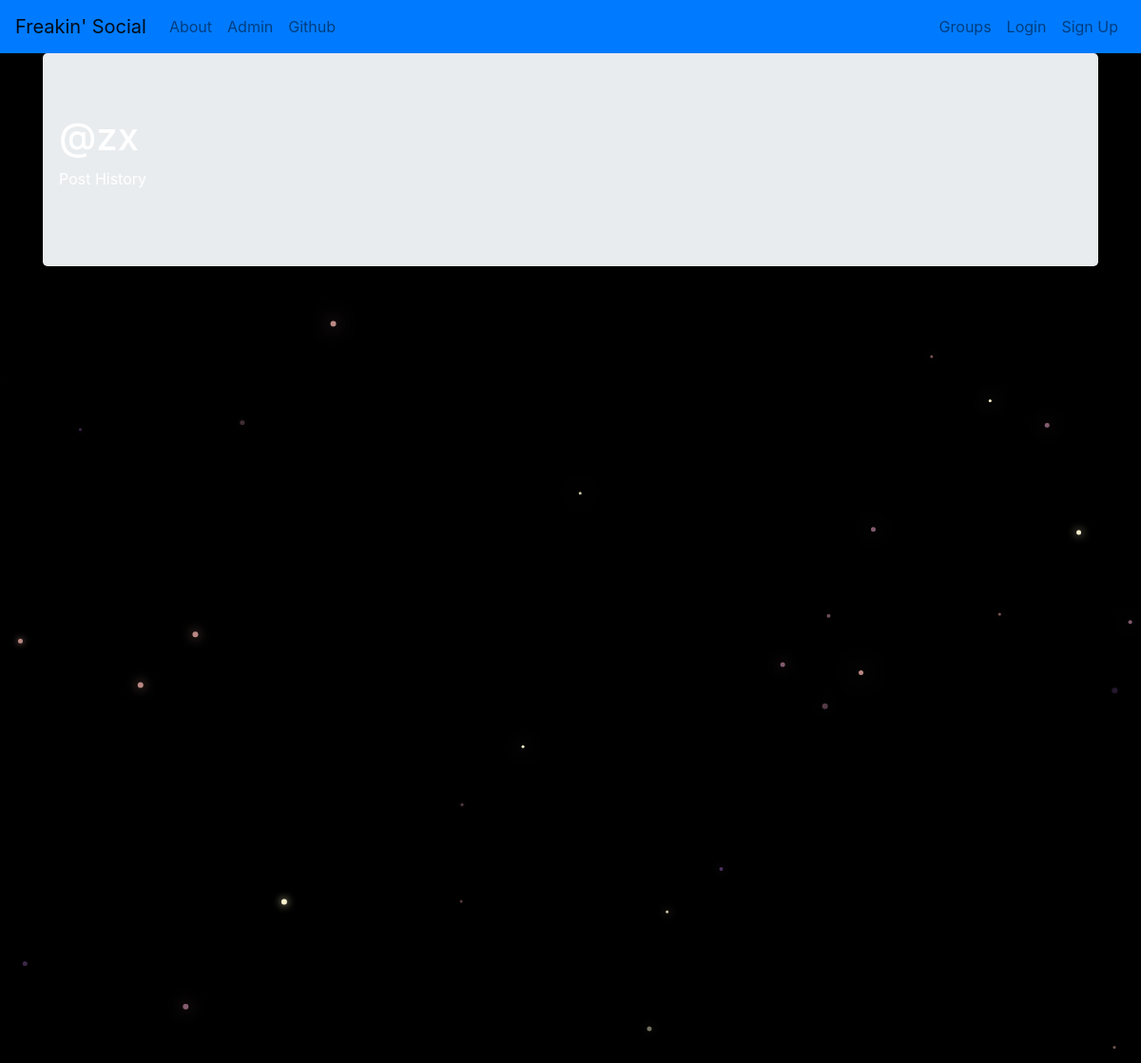
The page /posts/by/zx/ on the database as committed earlier.
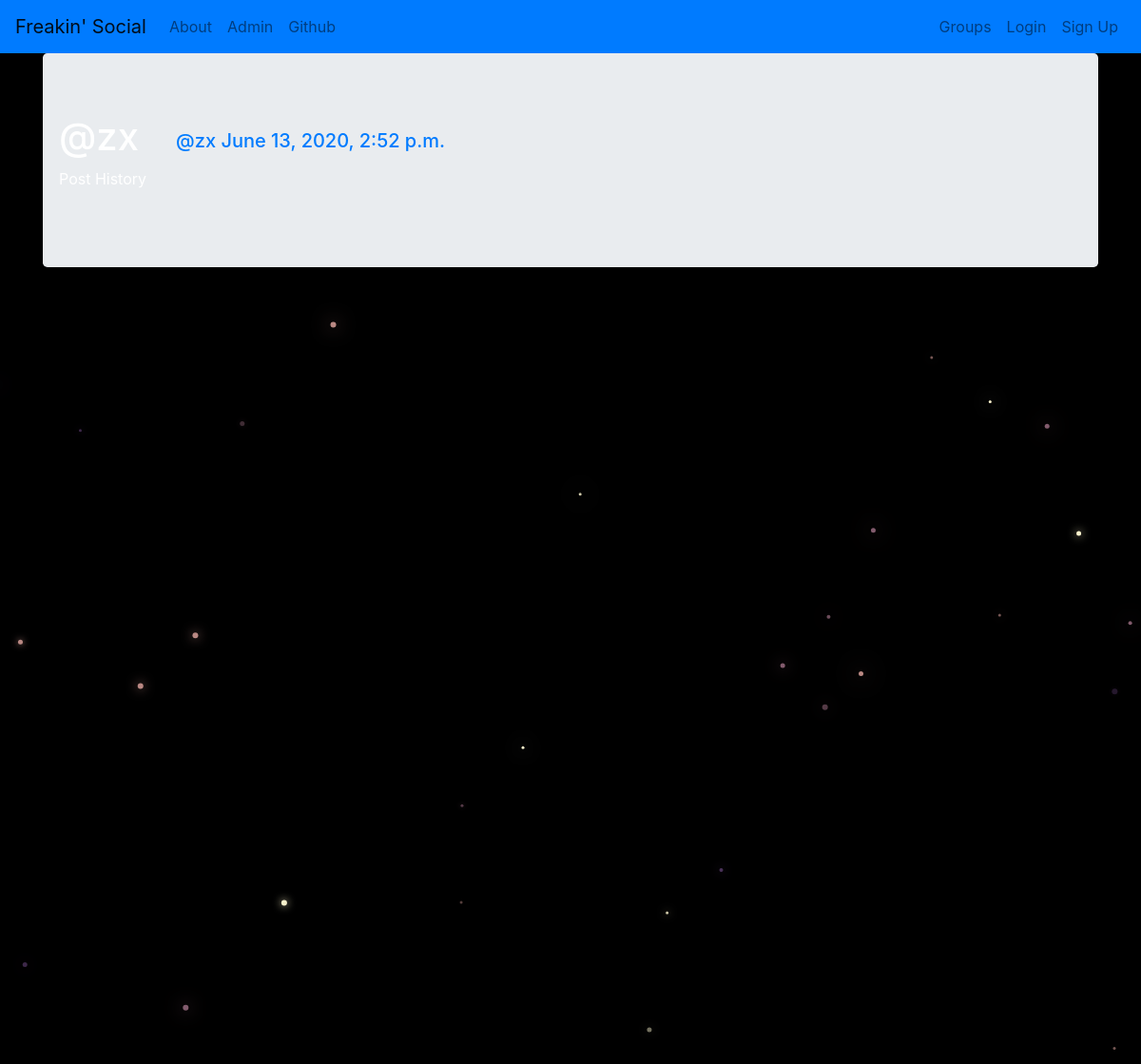
The same page on the database as committed later.
### posts/models.py (models this page shows, shortened)
class Post(models.Model):
  user = models.ForeignKey(User, related_name='posts', on_delete=models.CASCADE)
  created_at = models.DateTimeField(auto_now=True)
  message = models.TextField()
  message_html = models.TextField(editable=False)
  group = models.ForeignKey(Group, related_name='posts', null=True,
                            blank=True, on_delete=models.CASCADE)
  class Meta:
    ordering = ['-created_at']
    unique_together = ['user', 'message']

### posts/views.py (the view)
# urls.py: path('by/<username>/', views.UserPosts.as_view(), name='for_user'),
class UserPosts(generic.ListView):
  model = models.Post
  template_name = 'posts/user_post_list.html'
  def get_queryset(self):
    try:
      self.post_user = User.objects.prefetch_related(
        'posts').get(username__iexact=self.kwargs.get('username'))
    except User.DoesNotExist:
      raise Http404
    else:
      return self.post_user.posts.all()
  def get_context_data(self, **kwargs):
    context = super().get_context_data(**kwargs)
    context['post_user'] = self.post_user
    return context

### posts/templates/posts/user_post_list.html
{% extends "posts/post_base.html" %}
{% block prepost %}
  <div class="col-md-4-">
    <h1>@{{post_user.username}}</h1>
    <p>Post History</p>
  </div>
{% endblock prepost %}
{% block post_content %}
  <div class="col-md-8">
    {% for post in post_list %}
      {% include "posts/_post.html" %}
    {% endfor %}
  </div>
{% endblock post_content %}

### posts/templates/posts/_post.html (shortened to what this page needs)
<div class="post media">
  <div class="media-body p-3">
    <h5 class="media-heading">
      <span class="username">
        <a href="{% url 'posts:for_user' username=post.user.username %}">@{{post.user.username}}</a>
      </span>
      <time class="time">
        <a href="{% url 'posts:single' username=post.user.username pk=post.pk %}">{{post.created_at}}</a>
      </time>
    </h5>
    <div class="modal-footer">
    </div>
  </div>
</div>

Rows that differ between the two databases and show on the page:
added Post: user.username "zx", created_at "June 13, 2020, 2:52 p.m."
